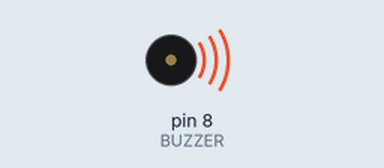
Bench run of a sketch on a simulated Arduino Nano, built with avr-gcc and run on an emulated ATmega328P. Shown: buzzer (waves = sounding).

Above: at 2.8 s.
At 3.6 s:
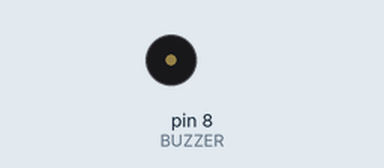
Timing chart, 0 to 5.1 s (numbered marks = the images above):
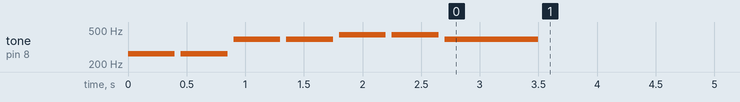

The sketch:

twinkle_twinkle_opening.ino
```cpp
// Plays the opening phrase of "Twinkle Twinkle" by iterating arrays of note frequencies and durations, using tone(), delay(), and noTone() on pin 8.
//
// Full tutorial: https://shillehtek.com/blogs/news/arduino-nano-ky-006-buzzer-play-melodies
// Parts used: https://shillehtek.com/products/ky-006-passive-piezo-buzzer-alarm-module-for-arduino-projects
//             https://shillehtek.com/products/arduino-nano-v3-presoldered-ch340g-atmega328p
//             https://shillehtek.com/products/shillehtek-120pcs-multicolored-dupont-wire
// More examples: https://github.com/shillehbean/shillehtek-examples
//

const int BUZZER = 8;

// Notes (Hz) and durations (ms) for the opening of "Twinkle Twinkle"
const int notes[]    = {262, 262, 392, 392, 440, 440, 392};
const int durations[] = {400, 400, 400, 400, 400, 400, 800};

void setup() {
  for (int i = 0; i < 7; i++) {
    tone(BUZZER, notes[i], durations[i]);
    delay(durations[i] + 50);   // gap between notes
    noTone(BUZZER);
  }
}

void loop() {}
```
